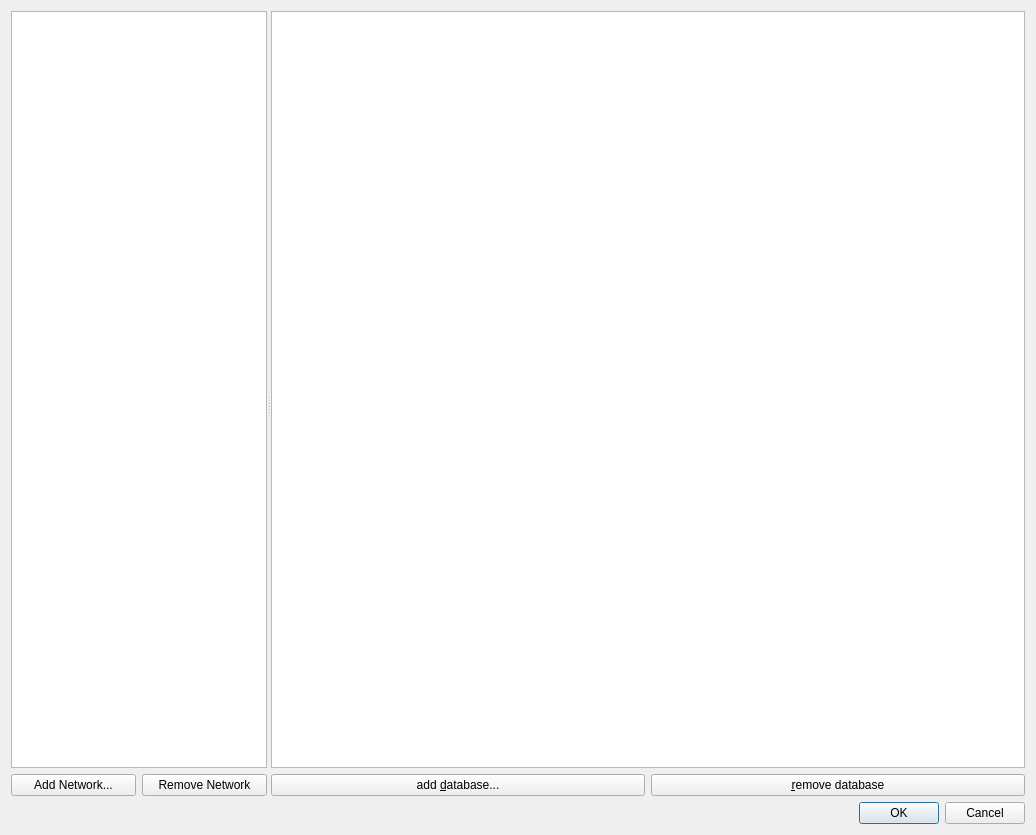
<?xml version="1.0" encoding="UTF-8"?>
<ui version="4.0">
 <class>SetupDialog</class>
 <widget class="QDialog" name="SetupDialog">
  <property name="geometry">
   <rect>
    <x>0</x>
    <y>0</y>
    <width>1036</width>
    <height>835</height>
   </rect>
  </property>
  <property name="windowTitle">
   <string>Measurement Setup</string>
  </property>
  <layout class="QVBoxLayout" name="verticalLayout">
   <item>
    <widget class="QWidget" name="widget" native="true">
     <layout class="QVBoxLayout" name="verticalLayout_5">
      <property name="leftMargin">
       <number>0</number>
      </property>
      <property name="topMargin">
       <number>0</number>
      </property>
      <property name="rightMargin">
       <number>0</number>
      </property>
      <property name="bottomMargin">
       <number>0</number>
      </property>
      <item>
       <widget class="QSplitter" name="splitter">
        <property name="orientation">
         <enum>Qt::Horizontal</enum>
        </property>
        <widget class="QWidget" name="widget_4" native="true">
         <layout class="QVBoxLayout" name="verticalLayout_2">
          <property name="leftMargin">
           <number>0</number>
          </property>
          <property name="topMargin">
           <number>0</number>
          </property>
          <property name="rightMargin">
           <number>0</number>
          </property>
          <property name="bottomMargin">
           <number>0</number>
          </property>
          <item>
           <widget class="QTreeView" name="treeView">
            <property name="sizePolicy">
             <sizepolicy hsizetype="Expanding" vsizetype="Expanding">
              <horstretch>2</horstretch>
              <verstretch>0</verstretch>
             </sizepolicy>
            </property>
            <property name="contextMenuPolicy">
             <enum>Qt::CustomContextMenu</enum>
            </property>
            <property name="selectionMode">
             <enum>QAbstractItemView::SingleSelection</enum>
            </property>
            <property name="uniformRowHeights">
             <bool>true</bool>
            </property>
            <attribute name="headerVisible">
             <bool>false</bool>
            </attribute>
           </widget>
          </item>
          <item>
           <widget class="QWidget" name="widget_5" native="true">
            <layout class="QHBoxLayout" name="horizontalLayout_3">
             <property name="leftMargin">
              <number>0</number>
             </property>
             <property name="topMargin">
              <number>0</number>
             </property>
             <property name="rightMargin">
              <number>0</number>
             </property>
             <property name="bottomMargin">
              <number>0</number>
             </property>
             <item>
              <widget class="QPushButton" name="btAddNetwork">
               <property name="text">
                <string>Add Network...</string>
               </property>
              </widget>
             </item>
             <item>
              <widget class="QPushButton" name="btRemoveNetwork">
               <property name="text">
                <string>Remove Network</string>
               </property>
              </widget>
             </item>
            </layout>
           </widget>
          </item>
         </layout>
        </widget>
        <widget class="QStackedWidget" name="stackedWidget">
         <property name="sizePolicy">
          <sizepolicy hsizetype="Preferred" vsizetype="Preferred">
           <horstretch>3</horstretch>
           <verstretch>0</verstretch>
          </sizepolicy>
         </property>
         <property name="currentIndex">
          <number>3</number>
         </property>
         <widget class="QWidget" name="emptyPage"/>
         <widget class="QWidget" name="networkPage">
          <layout class="QFormLayout" name="formLayout">
           <item row="0" column="0">
            <widget class="QLabel" name="label">
             <property name="text">
              <string>Network name:</string>
             </property>
            </widget>
           </item>
           <item row="0" column="1">
            <widget class="QLineEdit" name="edNetworkName"/>
           </item>
          </layout>
         </widget>
         <widget class="QWidget" name="interfacesPage">
          <layout class="QVBoxLayout" name="verticalLayout_3">
           <property name="leftMargin">
            <number>0</number>
           </property>
           <property name="topMargin">
            <number>0</number>
           </property>
           <property name="rightMargin">
            <number>0</number>
           </property>
           <property name="bottomMargin">
            <number>0</number>
           </property>
           <item>
            <widget class="QLabel" name="label_2">
             <property name="text">
              <string>CAN interfaces assigned to this network:</string>
             </property>
            </widget>
           </item>
           <item>
            <widget class="QTreeView" name="interfacesTreeView"/>
           </item>
           <item>
            <widget class="QWidget" name="widget_2" native="true">
             <layout class="QHBoxLayout" name="horizontalLayout">
              <property name="leftMargin">
               <number>0</number>
              </property>
              <property name="topMargin">
               <number>0</number>
              </property>
              <property name="rightMargin">
               <number>0</number>
              </property>
              <property name="bottomMargin">
               <number>0</number>
              </property>
              <item>
               <widget class="QPushButton" name="btAddInterface">
                <property name="text">
                 <string>Add &amp;Interface...</string>
                </property>
               </widget>
              </item>
              <item>
               <widget class="QPushButton" name="btRemoveInterface">
                <property name="text">
                 <string>&amp;Remove Interface</string>
                </property>
               </widget>
              </item>
             </layout>
            </widget>
           </item>
          </layout>
         </widget>
         <widget class="QWidget" name="candbsPage">
          <layout class="QVBoxLayout" name="verticalLayout_4">
           <property name="leftMargin">
            <number>0</number>
           </property>
           <property name="topMargin">
            <number>0</number>
           </property>
           <property name="rightMargin">
            <number>0</number>
           </property>
           <property name="bottomMargin">
            <number>0</number>
           </property>
           <item>
            <widget class="QTreeView" name="candbsTreeView">
             <property name="alternatingRowColors">
              <bool>false</bool>
             </property>
             <property name="uniformRowHeights">
              <bool>false</bool>
             </property>
            </widget>
           </item>
           <item>
            <widget class="QWidget" name="widget_3" native="true">
             <layout class="QHBoxLayout" name="horizontalLayout_2">
              <property name="leftMargin">
               <number>0</number>
              </property>
              <property name="topMargin">
               <number>0</number>
              </property>
              <property name="rightMargin">
               <number>0</number>
              </property>
              <property name="bottomMargin">
               <number>0</number>
              </property>
              <item>
               <widget class="QPushButton" name="btAddDatabase">
                <property name="text">
                 <string>add &amp;database...</string>
                </property>
               </widget>
              </item>
              <item>
               <widget class="QPushButton" name="btRemoveDatabase">
                <property name="text">
                 <string>&amp;remove database</string>
                </property>
               </widget>
              </item>
             </layout>
            </widget>
           </item>
          </layout>
         </widget>
        </widget>
       </widget>
      </item>
     </layout>
    </widget>
   </item>
   <item>
    <widget class="QDialogButtonBox" name="buttonBox">
     <property name="orientation">
      <enum>Qt::Horizontal</enum>
     </property>
     <property name="standardButtons">
      <set>QDialogButtonBox::Cancel|QDialogButtonBox::Ok</set>
     </property>
    </widget>
   </item>
  </layout>
 </widget>
 <resources/>
 <connections>
  <connection>
   <sender>buttonBox</sender>
   <signal>accepted()</signal>
   <receiver>SetupDialog</receiver>
   <slot>accept()</slot>
   <hints>
    <hint type="sourcelabel">
     <x>266</x>
     <y>825</y>
    </hint>
    <hint type="destinationlabel">
     <x>157</x>
     <y>274</y>
    </hint>
   </hints>
  </connection>
  <connection>
   <sender>buttonBox</sender>
   <signal>rejected()</signal>
   <receiver>SetupDialog</receiver>
   <slot>reject()</slot>
   <hints>
    <hint type="sourcelabel">
     <x>334</x>
     <y>825</y>
    </hint>
    <hint type="destinationlabel">
     <x>286</x>
     <y>274</y>
    </hint>
   </hints>
  </connection>
 </connections>
</ui>
